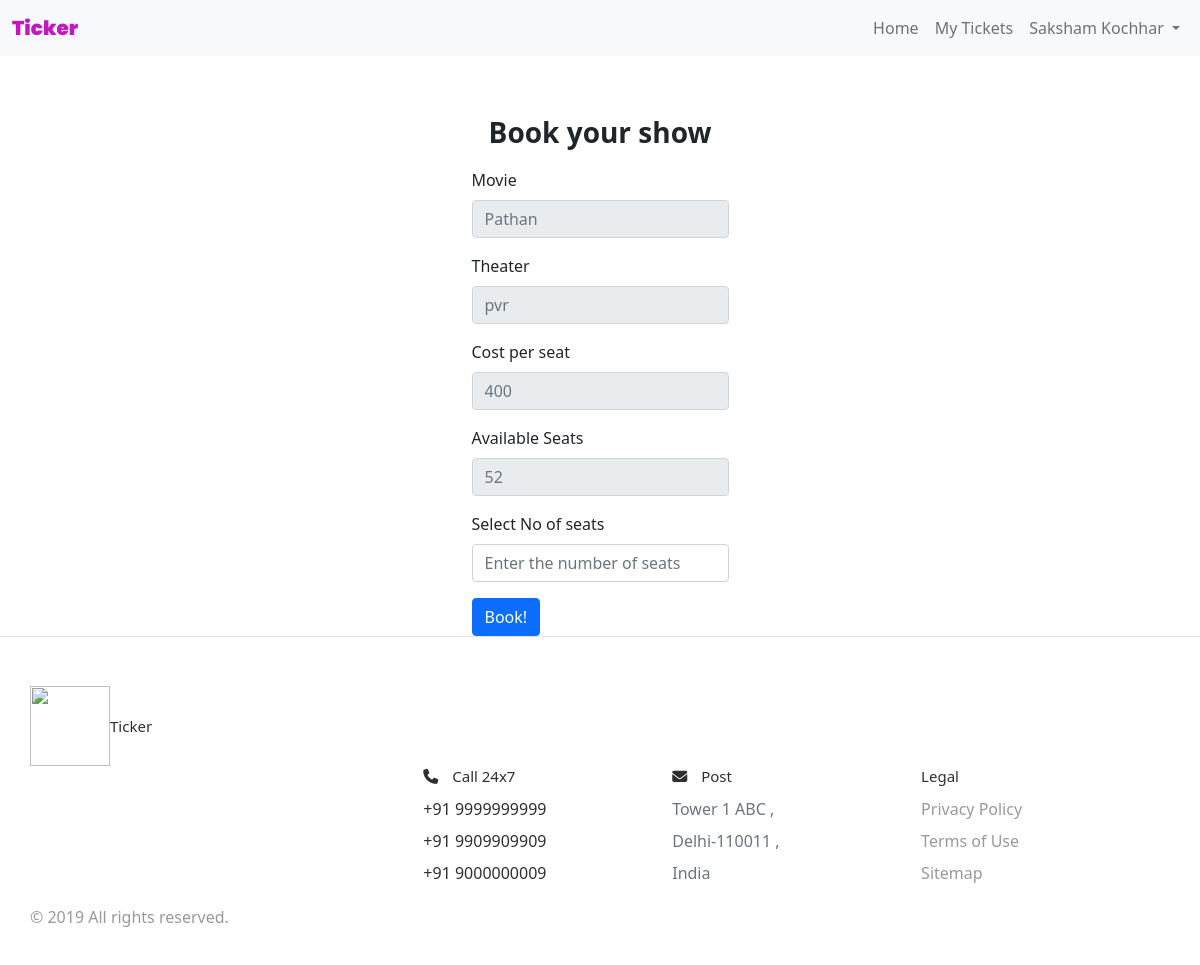
Page /book_ticket/2 (signed in) on the earlier database version.
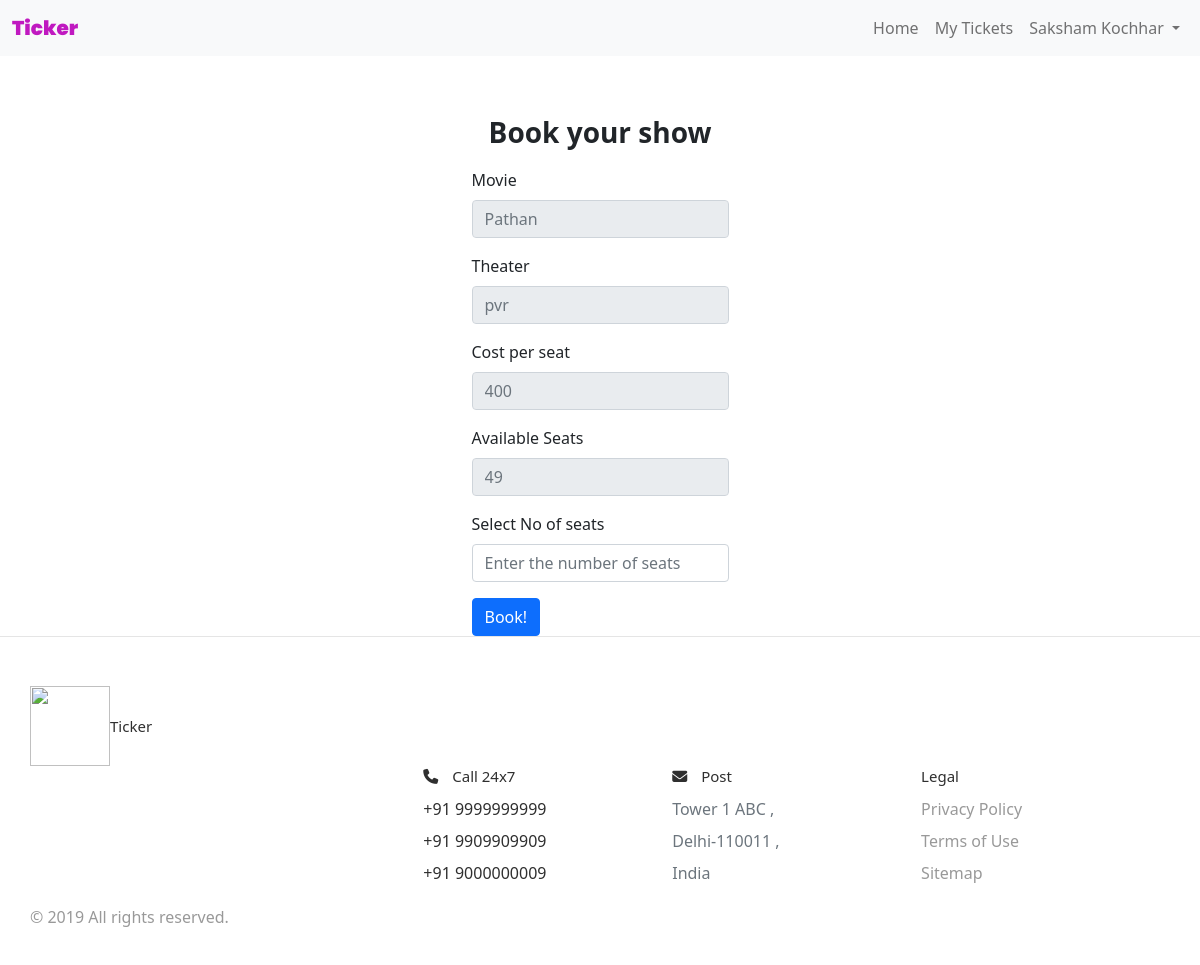
Same page on the later database version.
### website/models.py (models this page shows)
class Show(db.Model):
    id = db.Column(db.Integer, primary_key=True)
    screened_m = db.Column(db.Integer, db.ForeignKey('movie.id'))
    t_in = db.Column(db.Integer, db.ForeignKey('theaters.id'))
    movie = db.Column(db.String(100))
    t = db.Column(db.String(100))
    address_t = db.Column(db.String(100))
    datetime = db.Column(db.DateTime(timezone=True), default=func.now())
    t_admin_id = db.Column(db.Integer, db.ForeignKey('registered_user.id'))
    available_seats = db.Column(db.Integer)
    cost = db.Column(db.Integer)
    booked_ti = db.relationship('Ticket')

### website/views.py (the view)
@view.route('/book_ticket/<int:id>', methods=['GET', 'POST'])
@login_required
def book_ticket(id):
    if current_user.is_admin == False:
        show = Show.query.get(int(id))
        if request.method == 'POST':
            t = Theaters.query.filter_by(name=str(show.t)).first()
            total_seats = request.form.get('no_of_seats')
            show.available_seats = int(show.available_seats) - int(total_seats)
            new_ticket = Ticket(booked_show=show.id, booked_m=show.screened_m, booked_t=show.t_in, user=current_user.id, movie=show.movie, t=show.t, address_t=show.address_t, total_seats=total_seats, cost=int(show.cost) * int(total_seats), timinig_s=show.datetime)  # theater_address=theater.address, theater_address_link = theater.location,
            db.session.add(new_ticket)
            db.session.commit()
            return redirect(url_for('views.my_tickets'))
        else:
            return render_template('book_ticket.html', user=current_user, show=show)
    else:
        return redirect(url_for('views.select_theaters'))

### website/__init__.py (called while the page is built)
def create_app():
    app = Flask(__name__)
    app.config['SECRET_KEY'] = 'hjshjhdjah kjshkjdhjs'
    app.config['SQLALCHEMY_DATABASE_URI'] = 'sqlite:///' + DB_NAME
    db.init_app(app)
    from .views import view
    from .auth import auth
    app.register_blueprint(view, url_prefix='/')
    app.register_blueprint(auth, url_prefix='/')
    from .models import RegisteredUser, Theaters, Movie, Show
    create_database(app)
    login_manager = LoginManager()
    login_manager.login_view = 'auth.login'
    login_manager.init_app(app)
    @login_manager.user_loader
    def load_user(id):
        return RegisteredUser.query.get(int(id))
    return app

### website/templates/book_ticket.html (shortened to what this page needs)
{% extends "base.html" %}
{% block content %}
<nav class="navbar navbar-expand-lg navbar-light bg-light">
    <div class="container-fluid">
      <a class="navbar-brand" style="font-weight: 1000; font-family: 'Poppins', sans-serif;color:rgb(192, 25, 192)" href="#">Ticker</a>
      <div class="collapse navbar-collapse d-md-flex justify-content-md-end" id="navbarNavDropdown">
        <ul class="navbar-nav navbar-nav mr-auto">
          <li class="nav-item">
            <a class="nav-link" aria-current="page" href="/">Home</a>
          </li>
          {% if user.is_authenticated %}
          <li class="nav-item">
            {% if user.is_admin %}
              <a class="nav-link" href="/my_theaters">Theater</a>
              <a class="nav-link" href="/movies">Movies</a>
          </li>
          {% else %}
          <a class="nav-link" href="/my_tickets">My Tickets</a>
          {% endif %}
          {% endif %}
          </li>
          {% if user.is_authenticated %}
          <li class="nav-item dropdown">
            <a class="nav-link dropdown-toggle" href="#" id="navbarDropdown" role="button" data-bs-toggle="dropdown" aria-expanded="false">
              {% if user.is_admin %}
                {{ user.name }}, Admin
              {% else %}
                {{ user.name }}
              {% endif %}
            </a>
          </li>
          {% else %}
          <li class="nav-item justify-content-end">
            <a class="nav-link" href="/login">Login</a>
          </li>
          {% endif %}
        </ul>
      </div>
    </div>
  </nav>
<h3 style="display: flex; justify-content: center;align-items: center;padding-top:5%; font-weight:700">Book your show</h3>
<div class="form" style="display: flex; justify-content: center;align-items: center;padding-top:10px">
<form method = "POST" enctype="multipart/form-data">
    <div class="mb-3">
      <label for="title" class="form-label">Movie</label>
      <input class="form-control" type="text" placeholder="{{ show.movie }}" aria-label="{{ show.movie }}" disabled>
    </div>
    <div class="mb-3">
      <label for="starring" class="form-label">Theater</label>
      <input class="form-control" type="text" placeholder="{{ show.t }}" aria-label="{{ show.theater }}" disabled>
    </div>
    <div class="mb-3">
        <label for="production_house" class="form-label">Cost per seat</label>
        <input class="form-control" type="text" placeholder="{{ show.cost }}" aria-label="{{ show.cost_per_seat }}" disabled>
    </div>
    <div class="mb-3">
        <label for="production_house" class="form-label">Available Seats</label>
        <input class="form-control" type="text" placeholder="{{ show.available_seats }}" aria-label="{{ show.seats_available }}" disabled>
    </div>
    <div class="mb-3">
        <label for="no_of_seats" class="form-label">Select No of seats</label>
        <input type="Number" class="form-control" min="1" max="{{ show.available_seats }}" placeholder="Enter the number of seats" name="no_of_seats">
    </div>
    <button type="submit" class="btn btn-primary ">Book!</button>
</form>
</div>
{% endblock %}

Differences in the rows shown:
changed Show "Pathan": available_seats "52" → "49"
